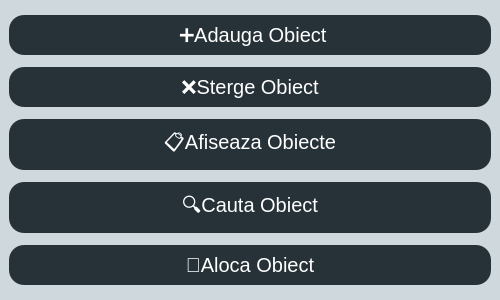
<?xml version="1.0" encoding="UTF-8"?>
<ui version="4.0">
 <class>MainWindow</class>
 <widget class="QMainWindow" name="MainWindow">
  <property name="geometry">
   <rect>
    <x>100</x>
    <y>100</y>
    <width>500</width>
    <height>300</height>
   </rect>
  </property>
  <property name="windowTitle">
   <string>Gestionare Inventar</string>
  </property>
  <property name="windowIcon">
   <iconset>
    <normaloff>icon.png</normaloff>icon.png</iconset>
  </property>
  <property name="styleSheet">
   <string notr="true">QWidget {
    background-color: #cfd8dc;
    font-family: 'Segoe UI', 'Arial';
    font-size: 12pt;
}

QPushButton {
    background-color: #263238;
    color: white;
    padding: 8px 16px;
    border: none;
    border-radius: 15px;
    font-size: 15pt;
}

QPushButton:hover {
    background-color: #37474f;
}

QPushButton:pressed {
    background-color: #336600;
}

QLabel {
    color: #333;
    font-weight: 500;
    margin-bottom: 5px;
}

QLineEdit, QTextEdit, QTableWidget {
    padding: 6px;
    border: 1px solid #ccc;
    border-radius: 4px;
    font-size: 10pt;
    background-color: white;
}

QTableWidget::item {
    padding: 4px;
}

QTableWidget::horizontalHeader {
    background-color: #eee;
    color: #333;
    font-weight: bold;
}

QInputDialog {
    font-size: 10pt;
}

QMessageBox {
    background-color: #ffffff;
    font-size: 10pt;
}</string>
  </property>
  <widget class="QWidget" name="centralwidget">
   <layout class="QVBoxLayout" name="verticalLayout">
    <item>
     <widget class="QPushButton" name="addButton">
      <property name="text">
       <string> ➕Adauga Obiect</string>
      </property>
     </widget>
    </item>
    <item>
     <widget class="QPushButton" name="deleteButton">
      <property name="text">
       <string>❌Sterge Obiect</string>
      </property>
     </widget>
    </item>
    <item>
     <widget class="QPushButton" name="listButton">
      <property name="text">
       <string>📋Afiseaza Obiecte</string>
      </property>
     </widget>
    </item>
    <item>
     <widget class="QPushButton" name="searchButton">
      <property name="text">
       <string>🔍Cauta Obiect</string>
      </property>
     </widget>
    </item>
    <item>
     <widget class="QPushButton" name="allocateButton">
      <property name="text">
       <string>📌Aloca Obiect</string>
      </property>
     </widget>
    </item>
   </layout>
  </widget>
 </widget>
 <resources/>
 <connections/>
</ui>
